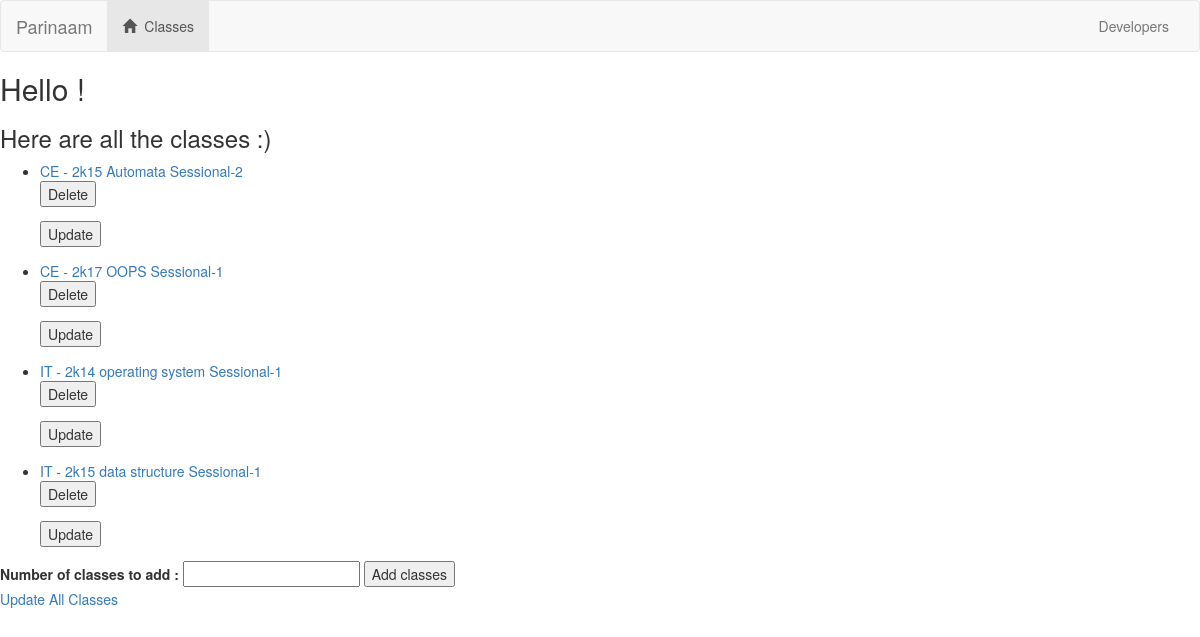
The app's page /Classes/, older data.
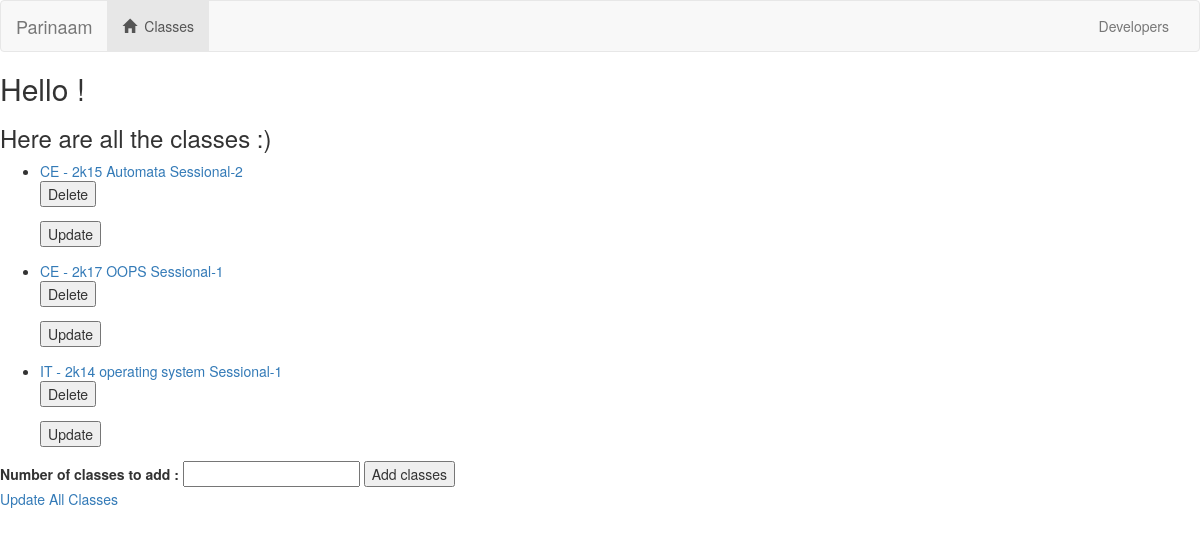
The same page, newer data.
### Classes/models.py (models this page shows, shortened)
class Classes(models.Model):
    batch = models.CharField(max_length=100, null=True)
    discipline = models.CharField(max_length=100, null=True)
    subject = models.CharField(max_length=100, null=True)
    exam_name = models.CharField(max_length=100, null=True)

### Classes/views.py (the view)
def index(request):
    classes = Classes.objects.all().order_by('discipline')
    return render(request, 'Classes/index.html', {'classes': classes})

### Classes/templates/Classes/index.html (shortened to what this page needs)
{% extends 'Classes/base.html' %}
{% block body %}
{% if classes %}
    <h2>Hello {{ user.username }}!</h2>
    <h3>Here are all the classes :)</h3>
    <ul>
        {% for class in classes %}
            <li>
                <a href="{% url 'Classes:marks' class.id %}">{{class.discipline}} - {{ class.batch }} {{class.subject}} {{class.exam_name}}</a>
                <form action="{% url 'Classes:delete-class' class.id %}">
                    <input type="submit" value="Delete">
                </form>
                <form action="{% url 'Classes:update-class' class.id %}">
                    <input type="submit" value="Update">
                </form>
            </li>
        {% endfor %}
    </ul>
{% else %}
    <h3>Oops, You don't have any classes :(</h3>
{% endif %}
<label>Number of classes to add : </label>
<input type="number" id="num">
<button onclick="myFxn()">Add classes</button><br>
<a href="{% url 'Classes:update-classes' %}">Update All Classes</a>
{% endblock %}

### Classes/templates/Classes/base.html (shortened to what this page needs)
<html lang="en">
<head>
    {% load staticfiles %}
    <link rel="stylesheet" href="//maxcdn.bootstrapcdn.com/bootstrap/3.2.0/css/bootstrap.min.css">
    <link rel="stylesheet" type="text/css" href="{% static 'Classes/style.css' %}">
</head>
<body>
    <nav class="navbar navbar-default">
        <div class="container-fluid">
            <div class="navbar-header">
                <a class="navbar-brand" href="{% url 'Classes:index' %}">Parinaam</a>
            </div>
            <div class="collapse navbar-collapse" id="topNavBar">
                <ul class="nav navbar-nav">
                    <li class="active">
                        <a href="{% url 'Classes:index' %}">
                            <span class="glyphicon glyphicon-home" aria-hidden="true"></span>&nbsp; Classes
                        </a>
                    </li>
                </ul>
                <ul class="nav navbar-nav navbar-right">
                    <li class="">
                        <a href="#">
                            &nbsp; Developers
                        </a>
                    </li>
                </ul>
            </div>
        </div>
    </nav>
    {% block body %}
    {% endblock %}
</body>
</html>

Row changes from the older to the newer data that the page shows:
removed Classes: discipline "IT", batch "2k15", subject "data structure", exam_name "Sessional-1"
